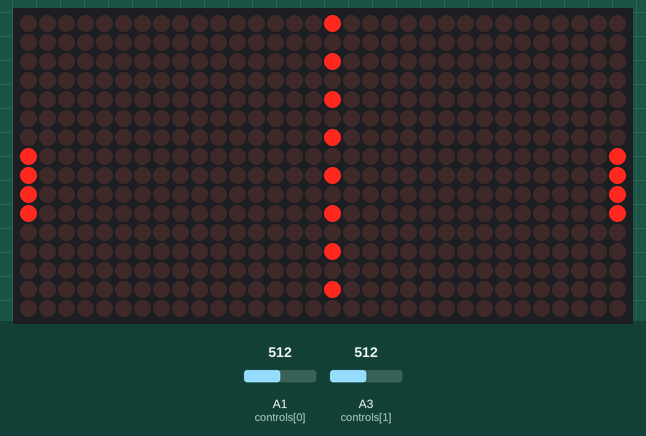
The sketch below on a simulated Arduino Uno, built with avr-gcc and run on an emulated ATmega328P. Shown: 32×16 LED matrix. Inputs (shaded band) come from the test bench; at power-on: A3 (controls[1]) = 512, A1 (controls[0]) = 512. Random numbers use the default seed unless the sketch sets one.

Above: at 1.2 s.
1.3 s: A3 (controls[1]) set to 0
At 2.1 s:
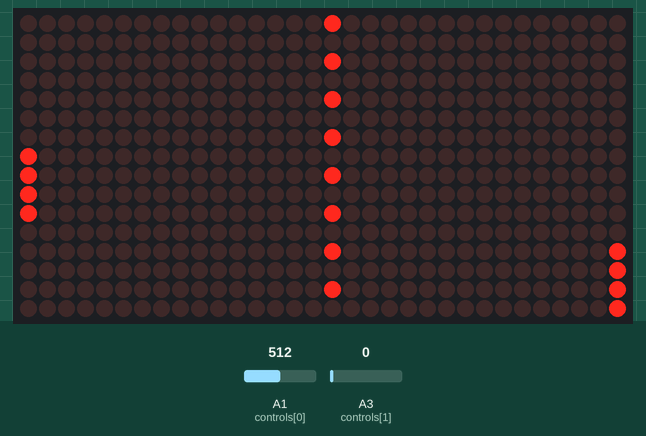
2.8 s: A1 (controls[0]) set to 0
At 2.93 s:
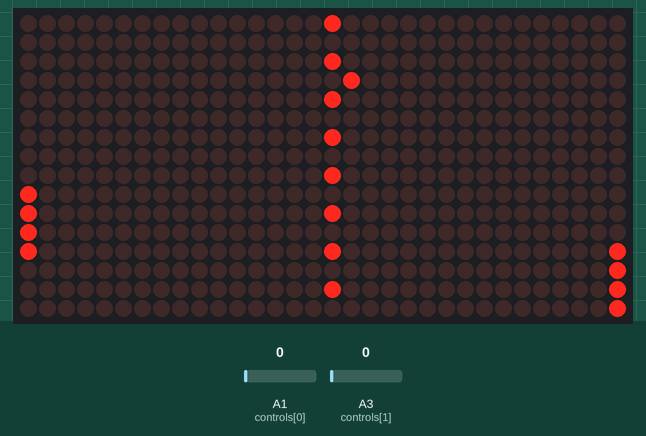
4.3 s: A1 (controls[0]) set to 1023
At 5.71 s:
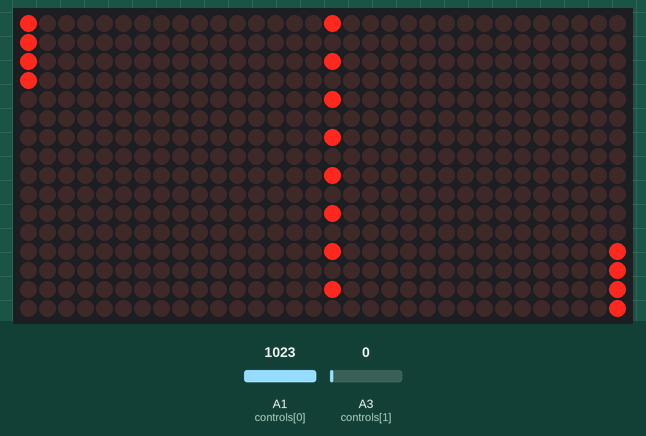
5.8 s: A3 (controls[1]) set to 1023
At 7.1 s:
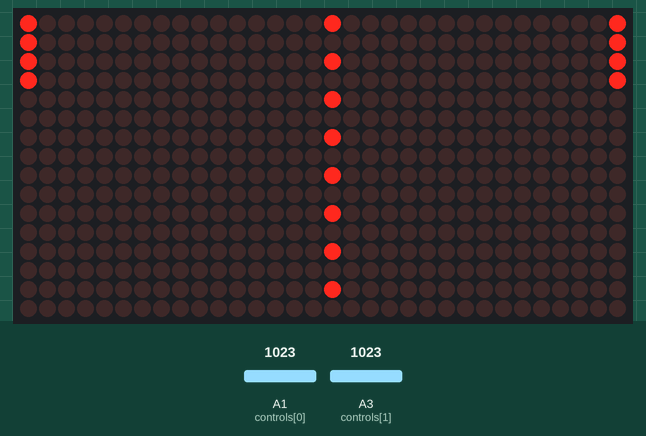

Measured:
- after the input at 1.3 s, the display: first changes at once (image 1 shows a later state)

The sketch:

dmdpong.ino
```cpp
/*--------------------------------------------------------------------------------------
    DMDPong
   Using the Freetronics DMD, a 512 LED matrix display
   panel arranged in a 32 x 16 layout.

 See http://www.freetronics.com/dmd for resources and a getting started guide.


--------------------------------------------------------------------------------------*/
#include <SPI.h>        //SPI.h must be included as DMD is written by SPI (the IDE complains otherwise)
#include <DMD.h>        //
#include <TimerOne.h>   //

//Fire up the DMD library as dmd
#define DISPLAYS_ACROSS 1
#define DISPLAYS_DOWN 1
DMD dmd(DISPLAYS_ACROSS, DISPLAYS_DOWN);

#define X 0
#define Y 1
#define H 2

//globals
byte ball[3]; //x,y,heading
int paddle[2][2]={ {7,0},{7,0}};//curr y, change
byte i,j;
byte score[2]={0,0};
byte returned=1;
int controls[2]={A1,A3}; //y on joystick
int ctrlstate[2]; //reading controls
long events[4]={1,1,1,1}; //timeouts for next event for objects, deps on speed
long timeouts[4]={40,40,60,25}; //read control much more often than actually move
long start;

void ScanDMD()
  //Interrupt handler for Timer1 (TimerOne) driven DMD refresh scanning, this gets
  //called at the period set in Timer1.initialize();
{
  dmd.scanDisplayBySPI();
}


void setup(void) {

   //initialize TimerOne's interrupt/CPU usage used to scan and refresh the display
   Timer1.initialize( 5000 );           //period in microseconds to call ScanDMD. Anything longer than 5000 (5ms) and you can see flicker.
   Timer1.attachInterrupt( ScanDMD );   //attach the Timer1 interrupt to ScanDMD which goes to dmd.scanDisplayBySPI()

   //clear/init the DMD pixels held in RAM
   dmd.clearScreen( true );   //true is normal (all pixels off), false is negative (all pixels on)
   start=millis();
   randomSeed(analogRead(0));
   ball[X]=16;
   ball[Y]=random(16);
   ball[H]=random(8);
    for (i=0;i<4;i++){
        dmd.writePixel(0,7+i,GRAPHICS_NORMAL,1);
        dmd.writePixel(31,7+i,GRAPHICS_NORMAL,1);
    }
    //net
    for (i=0;i<16;i+=2){
        dmd.writePixel(16,i,GRAPHICS_NORMAL,1);
    }
}

void loop(void) {
   start=millis();

  for (i=0;i<4;i++){ //paddles move
    if (events[i] && start>events[i]){
        switch (i){
            case 2: //ball
                if (ball[X]!=0 && ball[X]!=16 && ball[X]!=31){
                    dmd.writePixel(ball[X],ball[Y],GRAPHICS_NORMAL,false);
                }

                ball[X]=newx(ball[X],ball[H]);
                ball[Y]=newy(ball[Y],ball[H]);
                //bounce off walls
                //when there's paddles, will just bounce off Y, X is point!
                returned=true;
                if (ball[X]==0) { //poss of score
                   if (!(paddle[0][0]<=ball[Y] && (paddle[0][0]+3)>=ball[Y])){
                    returned=false;
                    score[1]++;
                   }
                } else if (ball[X]==31){
                   if (!(paddle[1][0]<=ball[Y] && (paddle[1][0]+3)>=ball[Y])){
                    returned=false;
                    score[0]++;
                   }
                }
                if (returned){
                    if (ball[X]==0 || ball[X]==31){
                        switch (ball[H]){
                            case 2:case 6:
                                ball[H]=(ball[H]+4)%8;
                                break;
                            case 1:case 5:
                                ball[H]=(ball[H]+6)%8;
                                break;
                            case 7:case 3:
                                ball[H]=(ball[H]+2)%8;
                                break;
                        }
                    }
                if(ball[Y]<0 || ball[Y]>15){
                    switch (ball[H]){
                        case 0:case 4:
                            ball[H]=(ball[H]+4)%8;
                            break;
                        case 1: case 5:
                            ball[H]=ball[H]+2;
                            break;
                        case 3:case 7:
                            ball[H]=ball[H]-2;
                                break;
                        }
                }
                events[i]=start+timeouts[i];
                } else {
                    events[2]=start+2000;
                    ball[X]=16;
                    ball[Y]=random(16);
                }
                if (ball[X]!=16){
                    dmd.writePixel(ball[X],ball[Y],GRAPHICS_NORMAL,true);
                }
                break;
            case 3: //read controls
                for (j=0;j<2;j++){
                    ctrlstate[j]=analogRead(controls[j]);
                    paddle[j][1]=0;
                    if (ctrlstate[j]==1023) paddle[j][1]=-1;
                if (ctrlstate[j]==0) paddle[j][1]=1;
            }
            events[i]=start+timeouts[i];
            break;
        case 0: case 1://move paddles
            if (paddle[i][1]==1 && paddle[i][0]<12){
                dmd.writePixel(i?31:0,paddle[i][0],GRAPHICS_NORMAL,0); //get rid of top
                paddle[i][0]++;
                dmd.writePixel(i?31:0,paddle[i][0]+3,GRAPHICS_NORMAL,1); //get rid of top
            }
            if (paddle[i][1]==-1 && paddle[i][0]>0){
                dmd.writePixel(i?31:0,paddle[i][0]+3,GRAPHICS_NORMAL,0);//get rid of bottom
                paddle[i][0]--;
                dmd.writePixel(i?31:0,paddle[i][0],GRAPHICS_NORMAL,1);
            }
            events[i]=start+timeouts[i];
            break;
        }
    }
}


}


//DMD
/*
//writePixed(bX,bY,bGraphicsMode,bPixel)
mode GRAPHICS_NORMAL - bPixel sets
GRAPHICS INVERSE - bPixel revers sets
GRAPHCIS TOGGLE - bPixedl togges
Graphics_OR - only sets on
NOR - only turn soff
*/


boolean hit(byte c){
    byte i;
    return false;
}


byte posx(byte n){
    if (n<0) return 32+n;
    return n%32;
}
byte posy(byte n){
    if (n<0) return 16+n;
    return n%16;
}

byte newx(byte x,byte h){
    switch (h) { //heading
        case 1:
            x+=1;
            break;
        case 2:
            x+=1;
            break;
        case 3:
            x+=1;
            break;
        case 5:
            x-=1;
            break;
        case 6:
            x-=1;
            break;
        case 7:
            x-=1;
            break;
       }
    return x;
}
byte newy(byte y,byte h){
    switch (h) { //heading
        case 0:
            y-=1;
            break;
        case 1:
            y-=1;
            break;
        case 3:
            y+=1;
            break;
        case 4:
            y+=1;
            break;
        case 5:
            y+=1;
            break;
        case 7:
            y-=1;
            break;
       }
    return y;
}
```
